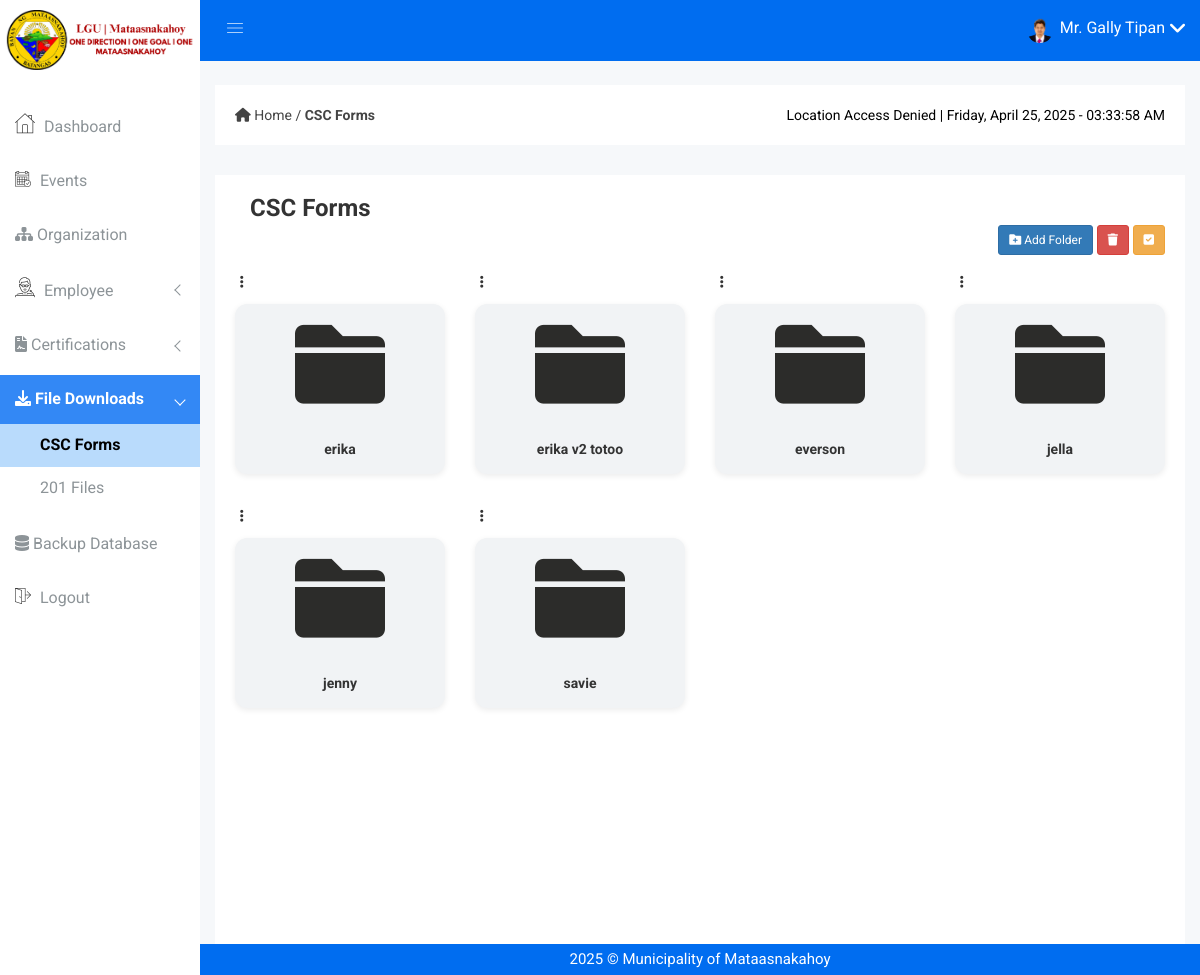
/folders.php (signed in), run on an earlier commit of the app's database.
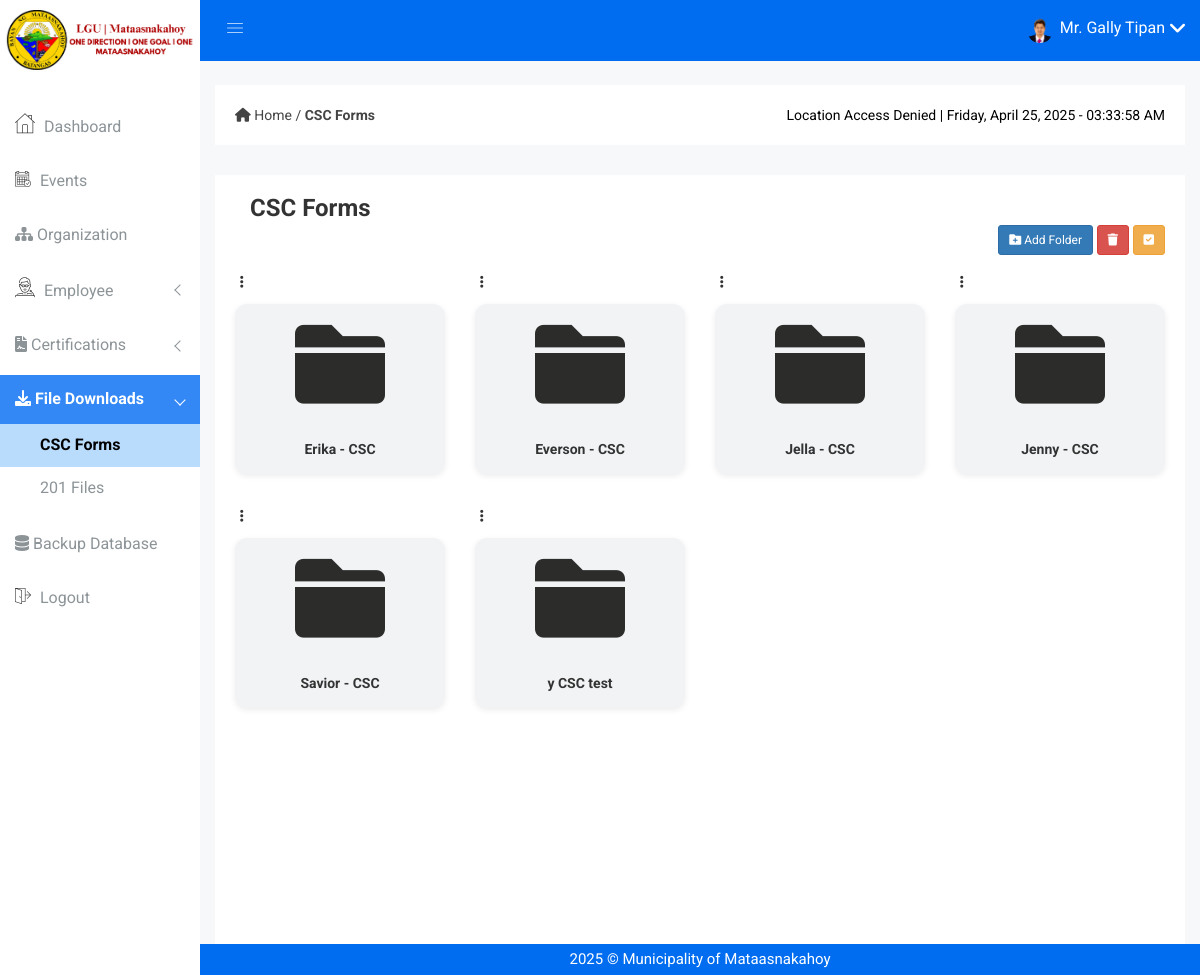
And on a later commit of the database.
### tables this page shows
CREATE TABLE IF NOT EXISTS `employee` (
  `employee_no` varchar(100) NOT NULL,
  `firstname` varchar(50) NOT NULL,
  `middlename` varchar(50) DEFAULT NULL,
  `lastname` varchar(50) NOT NULL,
  `name_extension` varchar(10) DEFAULT NULL,
  `dob` date NOT NULL,
  `pob` varchar(255) NOT NULL,
  `sex` enum('Male','Female') NOT NULL,
  `civil_status` varchar(255) DEFAULT NULL,
  `address` text NOT NULL,
  `blood_type` enum('A+','A-','B+','B-','AB+','AB-','O+','O-','Unknown') DEFAULT 'Unknown',
  `mobile_no` bigint DEFAULT NULL,
  `email_address` varchar(100) NOT NULL,
  `image` varchar(255) DEFAULT NULL,
  `designation` varchar(255) NOT NULL,
  `role` varchar(255) NOT NULL,
  `account_status` tinyint(1) NOT NULL DEFAULT '1',
  `hr_staff` tinyint(1) NOT NULL DEFAULT '0',
  `created_at` timestamp NOT NULL DEFAULT CURRENT_TIMESTAMP,
  `updated_at` timestamp NOT NULL DEFAULT CURRENT_TIMESTAMP ON UPDATE CURRENT_TIMESTAMP,
  PRIMARY KEY (`employee_no`),
  UNIQUE KEY `email_address` (`email_address`)
);

CREATE TABLE IF NOT EXISTS `folders` (
  `id` int NOT NULL AUTO_INCREMENT,
  `name` varchar(255) NOT NULL,
  `parent_id` int DEFAULT NULL,
  PRIMARY KEY (`id`),
  KEY `parent_id` (`parent_id`)
);

### folders.php (the view, shortened to what the rows shown need)
<?php
include 'emailnotif.php';
?>
<!DOCTYPE html>
<html class="no-js" lang="en">
<head>
    <link rel="stylesheet" href="css/bootstrap.min.css" />
    <link rel="stylesheet" href="css/font-awesome.min.css" />
    <link rel="stylesheet" href="css/owl.carousel.css" />
    <link rel="stylesheet" href="css/owl.theme.css" />
    <link rel="stylesheet" href="css/owl.transitions.css" />
    <link rel="stylesheet" href="css/animate.css" />
    <link rel="stylesheet" href="css/normalize.css" />
    <link rel="stylesheet" href="css/meanmenu.min.css" />
    <link rel="stylesheet" href="css/main.css" />
    <link rel="stylesheet" href="css/educate-custon-icon.css" />
    <link rel="stylesheet" href="css/morrisjs/morris.css" />
    <link rel="stylesheet" href="css/scrollbar/jquery.mCustomScrollbar.min.css" />
    <link rel="stylesheet" href="css/metisMenu/metisMenu.min.css" />
    <link rel="stylesheet" href="css/metisMenu/metisMenu-vertical.css" />
    <link rel="stylesheet" href="style.css" />
    <link rel="stylesheet" href="css/responsive.css" />
    <link href="https://cdn.jsdelivr.net/npm/sweetalert2@11.12.3/dist/sweetalert2.min.css" rel="stylesheet">
</head>
<body>
    <?php include 'includes/header.php'; ?>
                                                    <link rel="stylesheet"
                                                        href="https://cdnjs.cloudflare.com/ajax/libs/font-awesome/6.0.0-beta3/css/all.min.css">
    <div class="product-status mg-b-15">
        <div class="container-fluid">
            <div class="row">
                <div class="col-lg-12 col-md-12 col-sm-12 col-xs-12">
                    <div class="product-status-wrap drp-lst">
                        <div class="folders-container">
                            <?php
                            include 'dbcon.php';
                            $query = "SELECT * FROM folders WHERE parent_id IS NULL ORDER BY name ASC";
                            $result = mysqli_query($con, $query);
                            if (mysqli_num_rows($result) > 0) {
                                while ($row = mysqli_fetch_assoc($result)) {
                                    echo '
                                        <div class="folder-container">
                                            <div class="folder-actions">
                                                <input type="checkbox" class="folder-checkbox" value="' . $row['id'] . '" style="display: none;">
                                                <div class="folder-options" style="position: relative; display: inline-block;">
                                <i class="fa fa-ellipsis-v folder-menu-toggle" data-folder-id="' . $row['id'] . '" style="cursor: pointer; padding: 5px;"></i>
                                <div class="folder-dropdown" id="dropdown-' . $row['id'] . '" style="display: none; position: absolute; left: 100%; top: 0; background: white; border: 1px solid #ddd; border-radius: 5px; box-shadow: 0 4px 8px rgba(0,0,0,0.1); z-index: 1000; min-width: 50px;">
                                    <ul style="list-style: none; margin: 0; padding: 0;">
                                        <li class="rename-folder" data-folder-id="' . $row['id'] . '" data-folder-name="' . htmlspecialchars($row['name']) . '" style="padding: 10px; cursor: pointer; border-bottom: 1px solid #eee; transition: background 0.3s;">
                                            Rename
                                        </li>
                                    </ul>
                                </div>
                            </div>
                </div>
                <div class="folder" onclick="openFolder(' . $row['id'] . ')">
                    <i class="fa fa-folder"></i><br>
                    <strong>' . htmlspecialchars($row['name']) . '</strong>
                </div>
            </div>';
                                }
                            } else {
                                echo "<p>No folders found.</p>";
                            }
                            ?>
                        </div>
                    </div>
                </div>
            </div>
        </div>
    </div>
    <?php include 'includes/footer.php'; ?>

### includes/header.php (shortened to what the rows shown need)
<div class="all-content-wrapper">
    <div class="header-advance-area">
        <div class="header-top-area">
            <div class="container-fluid">
                <div class="row">
                    <div class="col-lg-12 col-md-12 col-sm-12 col-xs-12">
                        <div class="header-top-wraper">
                            <div class="row">
                                <div class="col-lg-5 col-md-5 col-sm-12 col-xs-12">
                                    <div class="header-right-info">
                                        <ul class="nav navbar-nav mai-top-nav header-right-menu">
                                            <li class="nav-item">
                                                <?php
                                                include "dbcon.php";
                                                $user_id = $_SESSION['user_id'];
                                                if (!empty($user_id)) {
                                                    $query = "
                                                        SELECT e.image, e.firstname, e.lastname, e.sex
                                                        FROM employee e
                                                        INNER JOIN admin a ON e.employee_no = a.employee_no
                                                        WHERE a.employee_no = ?
                                                    ";
                                                    $stmt = $con->prepare($query);
                                                    $stmt->bind_param("s", $user_id);
                                                    $stmt->execute();
                                                    $result = $stmt->get_result();
                                                    if ($row = $result->fetch_assoc()) {
                                                        $imagePath = $row['image'];
                                                        $sex = strtolower($row['sex']);
                                                        if ($sex === 'male') {
                                                            $salutation = "Mr.";
                                                        } elseif ($sex === 'female') {
                                                            $salutation = "Ms.";
                                                        } else {
                                                            $salutation = "";
                                                        }
                                                        $user_image = !empty($imagePath) ? 'img/profile/' . $imagePath : 'img/mk-logo.png';
                                                        $user_name = trim("$salutation {$row['firstname']} {$row['lastname']}");
                                                    } else {
                                                        $user_image = 'img/mk-logo.png';
                                                        $user_name = 'Admin';
                                                    }
                                                } else {
                                                    $user_image = 'img/mk-logo.png';
                                                    $user_name = 'Admin';
                                                }
                                                ?>
                                                <a href="#" data-toggle="dropdown" role="button" aria-expanded="false" class="nav-link dropdown-toggle">
                                                    <img src="<?php echo htmlspecialchars($user_image); ?>" alt="User Image" />
                                                    <span class="admin-name"><?php echo htmlspecialchars($user_name); ?></span>
                                                    <i class="fa fa-angle-down edu-icon edu-down-arrow"></i>
                                                </a>
                                            </li>
                                        </ul>
                                    </div>
                                </div>
                            </div>
                        </div>
                    </div>
                </div>
            </div>
        </div>

What changed in the data, as far as the page shows it:
removed folders: name "erika v2 totoo"
removed folders: name "savie"
changed folders: name "erika" → "Erika - CSC"
changed folders: name "everson" → "Everson - CSC"
changed folders: name "jella" → "Jella - CSC"
changed folders: name "jenny" → "Jenny - CSC"
added folders: name "Savior - CSC"
added folders: name "y CSC test"
